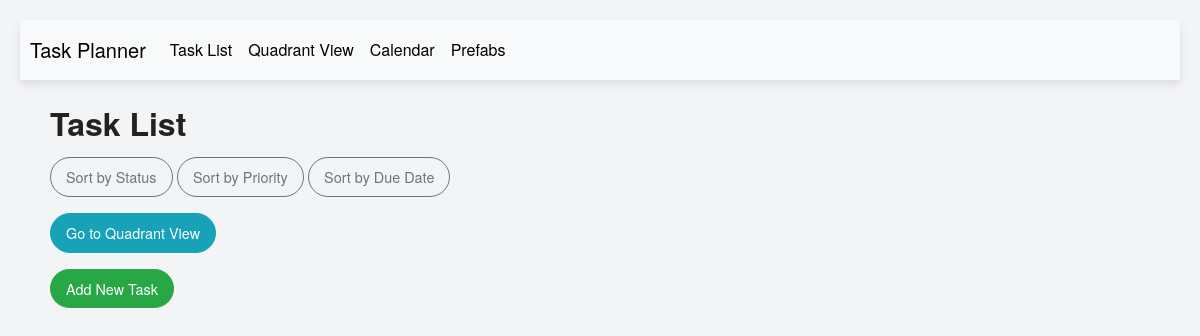
Before: / with the older database file.
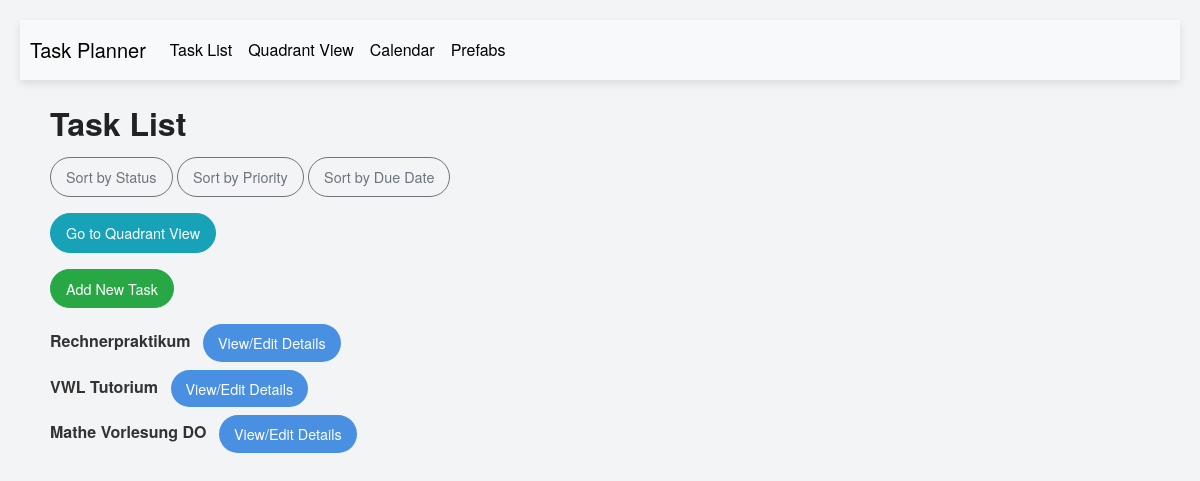
After: the same page with the newer database file.
### app/models.py (models this page shows, shortened)
class Task(db.Model):
    __tablename__ = 'task'
    id = db.Column(db.Integer, primary_key=True)
    title = db.Column(db.String(100), nullable=False)
    description = db.Column(db.String(500))
    due_date = db.Column(db.DateTime, nullable=True)
    estimated_time = db.Column(db.Integer, default=1, nullable=False)
    priority = db.Column(db.Integer, CheckConstraint('priority BETWEEN 1 AND 5'), nullable=True)
    status = db.Column(db.Enum("to do", "doing", "done"), default="to do", nullable=False)
    reminder = db.Column(db.DateTime, nullable=True)
    created_at = db.Column(db.DateTime, default=datetime.utcnow)
    updated_at = db.Column(db.DateTime, onupdate=datetime.utcnow)
    quadrant = db.Column(db.String(50), nullable=True)
    calendar_date = db.Column(db.Date, nullable=True)
    start_time = db.Column(db.Time, nullable=True)
    duration_minutes = db.Column(db.Integer, nullable=True)
    assigned_day = db.Column(db.Integer, nullable=True)
    assigned_hour = db.Column(db.Integer, nullable=True)

### app/routes.py (the view)
@main.route('/')
def index():
    sort_by = request.args.get('sort_by')
    if sort_by == 'status':
        tasks = Task.query.order_by(Task.status).all()
    elif sort_by == 'priority':
        tasks = Task.query.order_by(Task.priority.desc()).all()
    elif sort_by == 'due_date':
        tasks = Task.query.order_by(Task.due_date).all()
    else:
        tasks = Task.query.all()
    return render_template('index.html', tasks=tasks)

### app/templates/index.html (shortened to what this page needs)
{% extends 'layout.html' %}
{% block main %}
<div class="container">
    <h1 class="mt-4">Task List</h1>
    <div class="mb-3">
        <a href="{{ url_for('main.index', sort_by='status') }}" class="btn btn-outline-secondary btn-sm">Sort by Status</a>
        <a href="{{ url_for('main.index', sort_by='priority') }}" class="btn btn-outline-secondary btn-sm">Sort by Priority</a>
        <a href="{{ url_for('main.index', sort_by='due_date') }}" class="btn btn-outline-secondary btn-sm">Sort by Due Date</a>
    </div>
    <div class="mb-3">
        <a href="{{ url_for('main.quadrant_view') }}" class="btn btn-info">Go to Quadrant View</a>
    </div>
    <button type="button" class="btn btn-success mb-3" data-toggle="modal" data-target="#addTaskModal">
        Add New Task
    </button>
    <ul class="list-unstyled">
        {% for task in tasks %}
        <li class="mb-2" id="task-{{ task.id }}">
            <strong>{{ task.title }}</strong>
            <button type="button" class="btn btn-primary btn-sm ml-2" data-toggle="modal" data-target="#taskModal{{ task.id }}">
                View/Edit Details
            </button>
        </li>
        {% endfor %}
    </ul>
</div>
{% endblock %}

Changed rows visible on the page:
added Task: title "Rechnerpraktikum"
added Task: title "VWL Tutorium"
added Task: title "Mathe Vorlesung DO"
